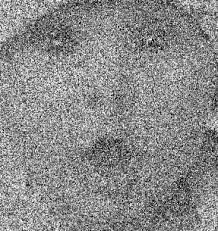
#> input picture Lab1/exercise/baby.jpeg, 218 x 231 px, found by its file name; its folder holds only this picture in this run
$ python 'Cau 8.py'
#> lines starting #> are read from the running program, lines starting #| are printed output that depends on the picture
#Cau 8
import imageio.v2 as iio
import numpy as np
import scipy.ndimage as ndimage
import random
import os

# Directory containing the images
image_dir = 'Exercise/'
output_dir = 'Exercise_RandomRGB/'
if not os.path.exists(output_dir):
    os.makedirs(output_dir)

def random_rgb(img):
    """Applies a random RGB transformation to the image."""

    if len(img.shape) < 3:
        return img  # Skip grayscale images

    random_matrix = np.random.rand(3, 3)
    transformed_img = np.zeros_like(img, dtype=np.uint8)
    for i in range(img.shape[0]):
        for j in range(img.shape[1]):
            pixel = img[i, j, :].astype(float)
            new_pixel = np.dot(random_matrix, pixel)
            transformed_img[i, j, :] = np.clip(new_pixel, 0, 255).astype(np.uint8)
    return transformed_img

# Process each image in the directory
for filename in os.listdir(image_dir):
    if filename.lower().endswith(('.png', '.jpg', '.jpeg', '.bmp')):
        image_path = os.path.join(image_dir, filename)
        img = iio.imread(image_path)
#> img is the input picture: shape (231, 218, 3); min 0, max 255, mean 137.8

        # Denoise the image
        if len(img.shape) > 2:
            for i in range(img.shape[2]):
                img[:, :, i] = ndimage.median_filter(img[:, :, i], size=3)
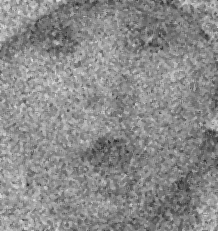
#> img: shape (231, 218, 3); min 39, max 226, mean 138.4
        else:
            img = ndimage.median_filter(img, size=3)

        # Apply random RGB transformation and save
        transformed_img = random_rgb(img.copy())  # Apply to a copy
#> after the loop in random_rgb, `for i in range(img.shape[0]):`:
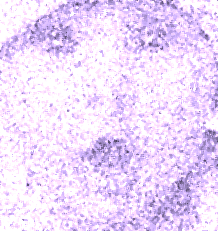
#> transformed_img: shape (231, 218, 3); mean of channels 0, 1, 2 237.3, 218.1, 250.2; drawn as R, G, B
        output_filename = f'random_rgb_{filename}'
        output_path = os.path.join(output_dir, output_filename)
        iio.imwrite(output_path, transformed_img)
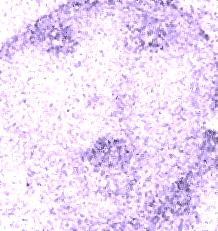
#> saved as random_rgb_baby.jpeg: shape (231, 218, 3); mean R, G, B 235.2, 217.5, 245

print('Random RGB transformation completed.')

$ run again, on Lab1/exercise/balloons_noisy.png
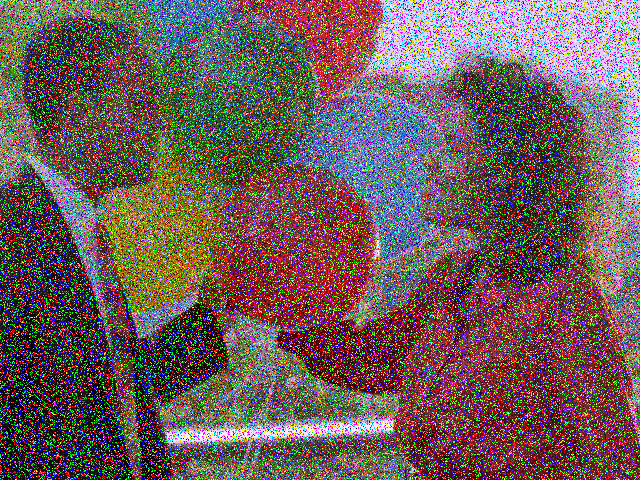
#> input picture Lab1/exercise/balloons_noisy.png, 640 x 480 px, found by its file name
#> img is the input picture: shape (480, 640, 3); mean R, G, B 109.1, 92, 89.9
#> after the loop `for i in range(img.shape[2]):`:
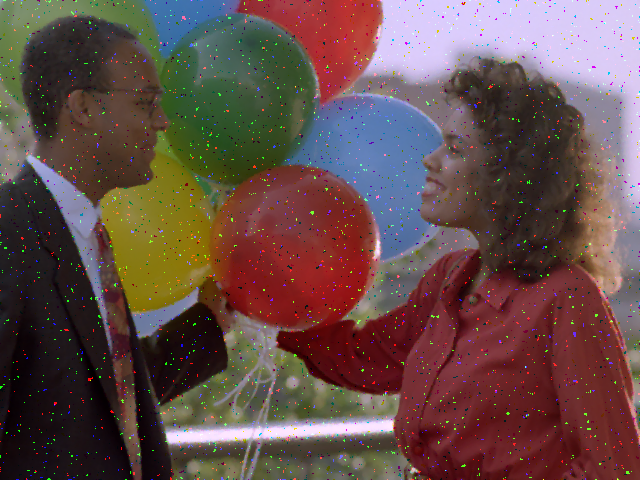
#> img: shape (480, 640, 3); mean R, G, B 101.3, 77.4, 74.4
#> after the loop in random_rgb, `for i in range(img.shape[0]):`:
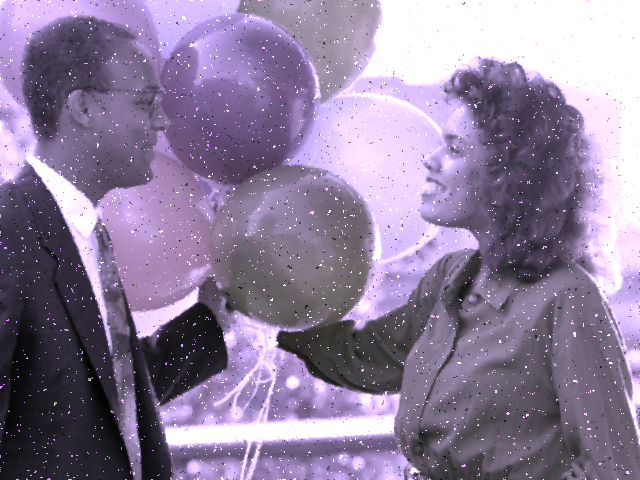
#> transformed_img: shape (480, 640, 3); mean of channels 0, 1, 2 142, 127.2, 156.1; drawn as R, G, B
